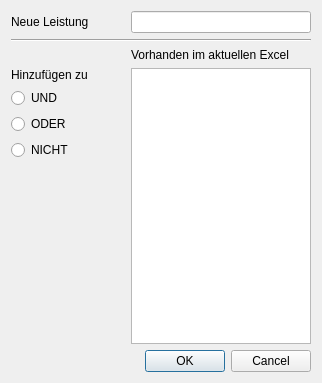
<?xml version="1.0" encoding="UTF-8"?>
<ui version="4.0">
 <class>Dialog</class>
 <widget class="QDialog" name="Dialog">
  <property name="geometry">
   <rect>
    <x>0</x>
    <y>0</y>
    <width>322</width>
    <height>383</height>
   </rect>
  </property>
  <property name="windowTitle">
   <string>Dialog</string>
  </property>
  <layout class="QVBoxLayout" name="verticalLayout">
   <item>
    <layout class="QGridLayout" name="gridLayout">
     <item row="0" column="1">
      <spacer name="horizontalSpacer">
       <property name="orientation">
        <enum>Qt::Horizontal</enum>
       </property>
       <property name="sizeType">
        <enum>QSizePolicy::Fixed</enum>
       </property>
       <property name="sizeHint" stdset="0">
        <size>
         <width>30</width>
         <height>20</height>
        </size>
       </property>
      </spacer>
     </item>
     <item row="3" column="2">
      <widget class="QLabel" name="label_2">
       <property name="text">
        <string>Vorhanden im aktuellen Excel</string>
       </property>
      </widget>
     </item>
     <item row="0" column="2">
      <widget class="QLineEdit" name="NeueLeistung"/>
     </item>
     <item row="1" column="0" rowspan="2" colspan="3">
      <widget class="Line" name="line">
       <property name="orientation">
        <enum>Qt::Horizontal</enum>
       </property>
      </widget>
     </item>
     <item row="0" column="0">
      <widget class="QLabel" name="label">
       <property name="text">
        <string>Neue Leistung</string>
       </property>
      </widget>
     </item>
     <item row="4" column="0">
      <layout class="QVBoxLayout" name="verticalLayout_2">
       <item>
        <widget class="QLabel" name="label_3">
         <property name="text">
          <string>Hinzufügen zu</string>
         </property>
        </widget>
       </item>
       <item>
        <widget class="QRadioButton" name="radioButton_UND">
         <property name="text">
          <string>UND</string>
         </property>
        </widget>
       </item>
       <item>
        <widget class="QRadioButton" name="radioButton_ODER">
         <property name="text">
          <string>ODER</string>
         </property>
        </widget>
       </item>
       <item>
        <widget class="QRadioButton" name="radioButton_NICHT">
         <property name="text">
          <string>NICHT</string>
         </property>
        </widget>
       </item>
       <item>
        <spacer name="verticalSpacer">
         <property name="orientation">
          <enum>Qt::Vertical</enum>
         </property>
         <property name="sizeHint" stdset="0">
          <size>
           <width>20</width>
           <height>40</height>
          </size>
         </property>
        </spacer>
       </item>
      </layout>
     </item>
     <item row="4" column="2">
      <widget class="QListView" name="listView_Vorschlaege">
       <property name="editTriggers">
        <set>QAbstractItemView::NoEditTriggers</set>
       </property>
       <property name="showDropIndicator" stdset="0">
        <bool>false</bool>
       </property>
      </widget>
     </item>
    </layout>
   </item>
   <item>
    <widget class="QDialogButtonBox" name="buttonBox">
     <property name="orientation">
      <enum>Qt::Horizontal</enum>
     </property>
     <property name="standardButtons">
      <set>QDialogButtonBox::Cancel|QDialogButtonBox::Ok</set>
     </property>
    </widget>
   </item>
  </layout>
 </widget>
 <resources/>
 <connections>
  <connection>
   <sender>buttonBox</sender>
   <signal>accepted()</signal>
   <receiver>Dialog</receiver>
   <slot>accept()</slot>
   <hints>
    <hint type="sourcelabel">
     <x>248</x>
     <y>254</y>
    </hint>
    <hint type="destinationlabel">
     <x>157</x>
     <y>274</y>
    </hint>
   </hints>
  </connection>
  <connection>
   <sender>buttonBox</sender>
   <signal>rejected()</signal>
   <receiver>Dialog</receiver>
   <slot>reject()</slot>
   <hints>
    <hint type="sourcelabel">
     <x>316</x>
     <y>260</y>
    </hint>
    <hint type="destinationlabel">
     <x>286</x>
     <y>274</y>
    </hint>
   </hints>
  </connection>
 </connections>
</ui>
